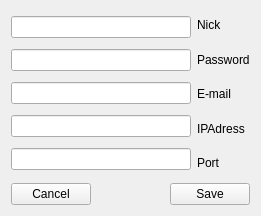
<?xml version="1.0" encoding="UTF-8"?>
<ui version="4.0">
 <class>ConnectionSettings</class>
 <widget class="QWidget" name="ConnectionSettings">
  <property name="geometry">
   <rect>
    <x>0</x>
    <y>0</y>
    <width>261</width>
    <height>216</height>
   </rect>
  </property>
  <property name="windowTitle">
   <string>Form</string>
  </property>
  <layout class="QVBoxLayout" name="verticalLayout_4">
   <item>
    <layout class="QVBoxLayout" name="verticalLayout_3">
     <item>
      <layout class="QHBoxLayout" name="horizontalLayout_2">
       <item>
        <layout class="QVBoxLayout" name="verticalLayout_2">
         <item>
          <widget class="QLineEdit" name="nickEdit"/>
         </item>
         <item>
          <widget class="QLineEdit" name="passwordEdit"/>
         </item>
         <item>
          <widget class="QLineEdit" name="mailEdit"/>
         </item>
         <item>
          <widget class="QLineEdit" name="IPEdit"/>
         </item>
         <item>
          <widget class="QLineEdit" name="portEdit"/>
         </item>
        </layout>
       </item>
       <item>
        <layout class="QVBoxLayout" name="verticalLayout">
         <item>
          <widget class="QLabel" name="label">
           <property name="text">
            <string>Nick </string>
           </property>
          </widget>
         </item>
         <item>
          <widget class="QLabel" name="label_2">
           <property name="text">
            <string>Password</string>
           </property>
          </widget>
         </item>
         <item>
          <widget class="QLabel" name="label_3">
           <property name="text">
            <string>E-mail</string>
           </property>
          </widget>
         </item>
         <item>
          <widget class="QLabel" name="label_4">
           <property name="text">
            <string>IPAdress</string>
           </property>
          </widget>
         </item>
         <item>
          <widget class="QLabel" name="label_5">
           <property name="text">
            <string>Port</string>
           </property>
          </widget>
         </item>
        </layout>
       </item>
      </layout>
     </item>
     <item>
      <layout class="QHBoxLayout" name="horizontalLayout">
       <item>
        <widget class="QPushButton" name="Cancel">
         <property name="text">
          <string>Cancel</string>
         </property>
        </widget>
       </item>
       <item>
        <spacer name="horizontalSpacer">
         <property name="orientation">
          <enum>Qt::Horizontal</enum>
         </property>
         <property name="sizeHint" stdset="0">
          <size>
           <width>48</width>
           <height>20</height>
          </size>
         </property>
        </spacer>
       </item>
       <item>
        <widget class="QPushButton" name="Save">
         <property name="text">
          <string>Save</string>
         </property>
        </widget>
       </item>
      </layout>
     </item>
    </layout>
   </item>
  </layout>
 </widget>
 <resources/>
 <connections/>
</ui>
